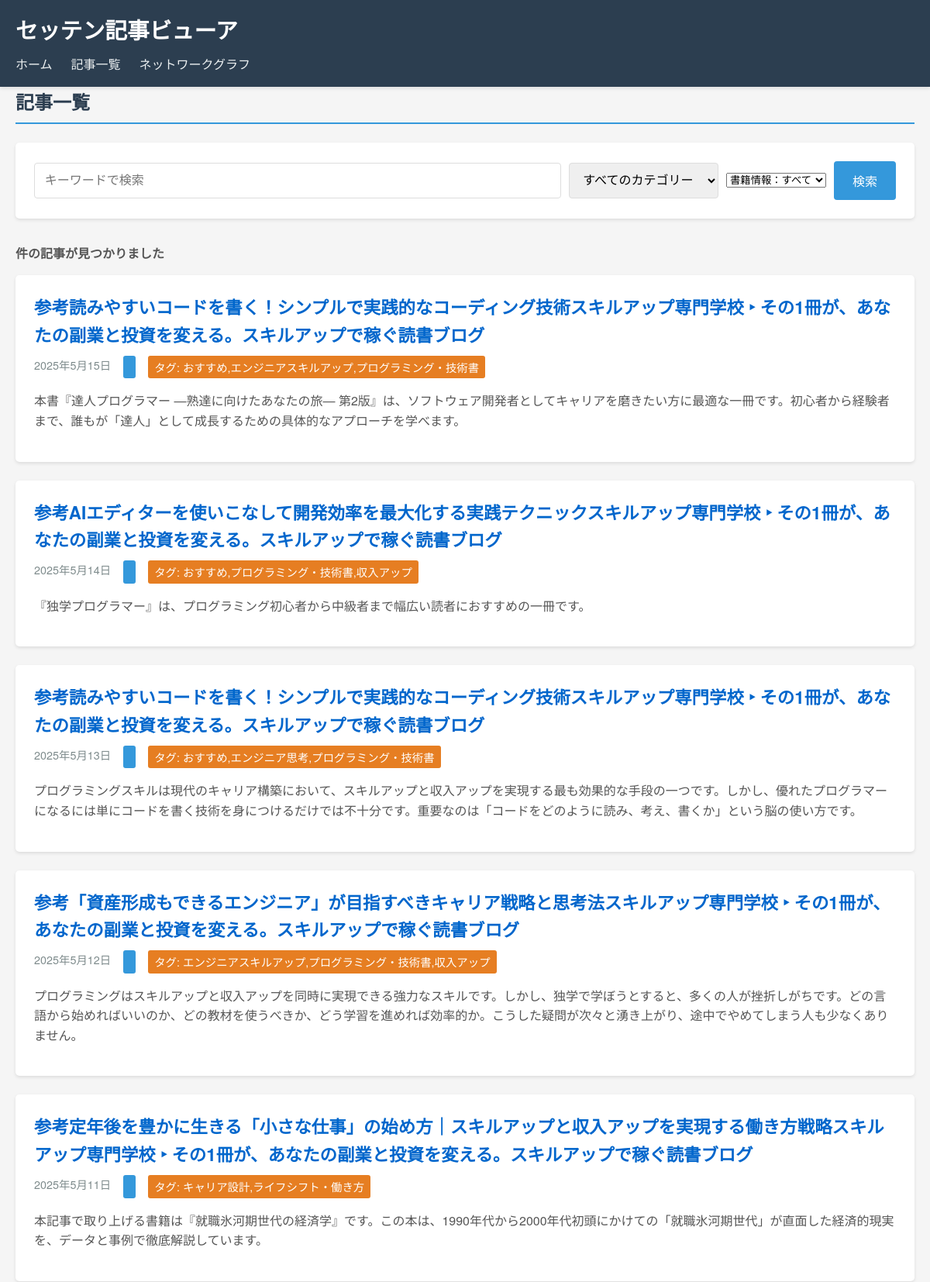
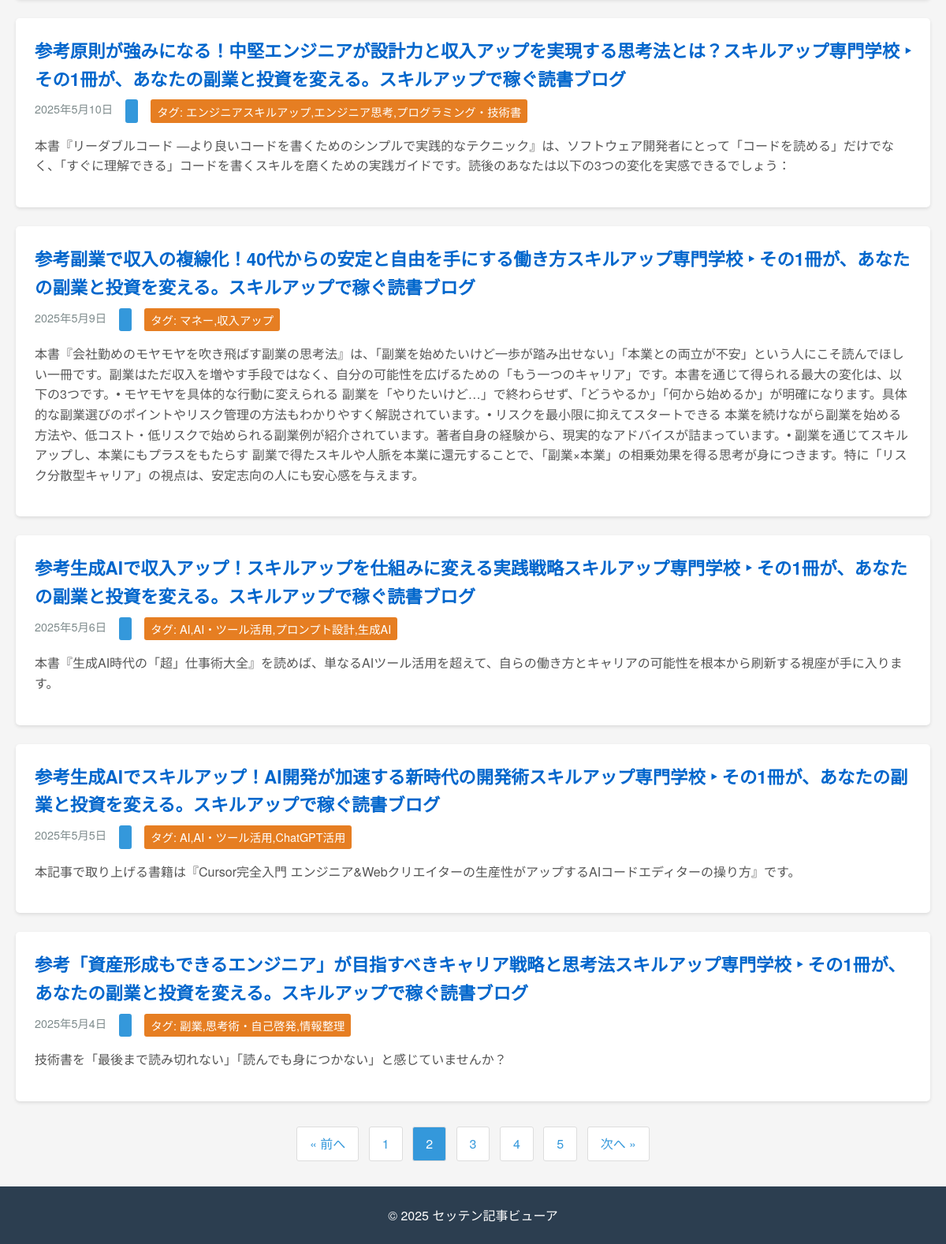
/articles/?page=2, run on the app's committed database (2 pictures, top to bottom).
### articles/models.py (models this page shows, shortened)
class Article(models.Model):
    id = models.AutoField(primary_key=True)
    title = models.CharField(max_length=500, null=True, verbose_name='タイトル')
    url = models.URLField(unique=True, null=True, verbose_name='URL')
    post_date = models.DateField(null=True, blank=True, verbose_name='投稿日')
    updated_date = models.DateField(null=True, blank=True, verbose_name='更新日')
    content_intro = models.TextField(blank=True, null=True, verbose_name='導入文')
    category = models.ForeignKey(Category, null=True, blank=True, on_delete=models.SET_NULL,
                                verbose_name='カテゴリ', related_name='articles')
    tags = models.CharField(max_length=500, blank=True, null=True, verbose_name='タグ')
    headings = models.TextField(blank=True, null=True, verbose_name='見出し')
    book_title = models.CharField(max_length=500, blank=True, null=True, verbose_name='書籍タイトル')
    book_author = models.CharField(max_length=200, blank=True, null=True, verbose_name='著者')
    book_isbn = models.CharField(max_length=13, blank=True, null=True, verbose_name='ISBN')
    book_asin = models.CharField(max_length=10, blank=True, null=True, verbose_name='ASIN')
    word_count = models.IntegerField(default=0, verbose_name='文字数')
    internal_links = models.TextField(blank=True, null=True, verbose_name='内部リンク')
    frequent_words = models.TextField(blank=True, null=True, verbose_name='頻出語')
    broken_links = models.TextField(blank=True, null=True, verbose_name='リンク切れ')
    crawled_at = models.DateTimeField(auto_now_add=True, verbose_name='取得日時')
    class Meta:
        managed = True
        db_table = 'articles'
        ordering = ['-post_date']
        verbose_name = '記事'
        verbose_name_plural = '記事'

### articles/views.py (the view, shortened to what this page needs)
# urls.py: path('articles/', views.article_list, name='article_list'),
def article_list(request):
    parent_categories = Category.objects.filter(parent__isnull=True).order_by('name')
    all_categories = []
    for parent in parent_categories:
        all_categories.append(parent)
        child_categories = Category.objects.filter(parent=parent).order_by('name')
        all_categories.extend(child_categories)
    query = request.GET.get('q', '')
    category_id = request.GET.get('category', '')
    has_book_info = request.GET.get('has_book', '')
    articles = Article.objects.all().order_by('-post_date')
    selected_category = None
    if has_book_info == '1':
        articles = articles.filter(
            Q(book_title__isnull=False, book_title__gt='') |
            Q(book_isbn__isnull=False, book_isbn__gt='') |
            Q(book_asin__isnull=False, book_asin__gt='')
        )
    articles = articles.order_by('-post_date', '-crawled_at')
    paginator = Paginator(articles, 10)  # 1ページあたり10件の記事
    page_number = request.GET.get('page')
    page_obj = paginator.get_page(page_number)
    context = {
        'articles': page_obj,
        'categories': all_categories,
        'query': query,
        'selected_category': selected_category,
        'has_book_info': has_book_info,
        'total_count': articles.count(),  # 検索結果の総数
    }
    return render(request, 'articles/article_list.html', context)

### articles/templates/articles/article_list.html (shortened to what this page needs)
{% extends 'articles/base.html' %}
{% block content %}
    <h2>記事一覧</h2>
    <div class="search-form">
        <form method="get" action="{% url 'articles:article_list' %}">
            <div class="form-group">
                <input type="text" name="q" value="{{ request.GET.q }}" placeholder="キーワードで検索" class="search-input">
                <select name="category" class="category-select">
                    <option value="">すべてのカテゴリー</option>
                </select>
                <select name="has_book" class="book-select">
                    <option value="">書籍情報：すべて</option>
                </select>
                <button type="submit" class="btn">検索</button>
            </div>
        </form>
    </div>
    {% if articles %}
        <div class="articles-count">
            {{ articles.count }} 件の記事が見つかりました
        </div>
        <div class="article-list">
            {% for article in articles %}
                <div class="article-item">
                    <h3><a href="{% url 'articles:article_detail' article.id %}">{{ article.title }}</a></h3>
                    <div class="article-meta">
                        <span class="date">{{ article.post_date|date:"Y年n月j日" }}</span>
                        <span class="category">
                        </span>
                        {% if article.tags %}
                            <span class="tags">
                                タグ: {{ article.tags }}
                            </span>
                        {% endif %}
                    </div>
                    {% if article.content_intro %}
                        <div class="article-intro">
                            {{ article.content_intro|truncatewords:50 }}
                        </div>
                    {% endif %}
                </div>
            {% endfor %}
        </div>
        {% if articles.has_other_pages %}
            <div class="pagination">
                {% if articles.has_previous %}
                    <a href="?page={{ articles.previous_page_number }}">&laquo; 前へ</a>
                {% endif %}
                {% for num in articles.paginator.page_range %}
                    {% if articles.number == num %}
                        <span class="current">{{ num }}</span>
                    {% else %}
                        <a href="?page={{ num }}">{{ num }}</a>
                    {% endif %}
                {% endfor %}
                {% if articles.has_next %}
                    <a href="?page={{ articles.next_page_number }}">次へ &raquo;</a>
                {% endif %}
            </div>
        {% endif %}
    {% else %}
        <p>該当する記事が見つかりませんでした。</p>
    {% endif %}
{% endblock %}

### articles/static/css/style.css (style rules this page uses)
* { box-sizing: border-box; margin: 0; padding: 0; }
body { font-family: 'Helvetica Neue', Arial, 'Hiragino Kaku Gothic ProN', 'Hiragino Sans', Meiryo, sans-serif; line-height: 1.6; color: #333; background-color: #f5f5f5; }
a { color: #0066cc; text-decoration: none; }
h2 { margin-bottom: 1.5rem; color: #2c3e50; border-bottom: 2px solid #3498db; padding-bottom: 0.5rem; }
.search-form { background-color: #fff; padding: 1.5rem; border-radius: 5px; box-shadow: 0 2px 4px rgba(0,0,0,0.1); margin-bottom: 2rem; }
.form-group { display: flex; flex-wrap: wrap; align-items: center; gap: 10px; }
.search-input { flex: 1; padding: 0.8rem; border: 1px solid #ddd; border-radius: 4px; font-size: 1rem; min-width: 200px; }
.category-select { padding: 0.8rem; border: 1px solid #ddd; border-radius: 4px; font-size: 1rem; min-width: 150px; }
.btn { background-color: #3498db; color: white; border: none; padding: 0.8rem 1.5rem; border-radius: 4px; cursor: pointer; font-size: 1rem; transition: background-color 0.2s; }
.articles-count { margin-bottom: 1rem; font-weight: bold; color: #555; }
.article-item { background-color: white; padding: 1.5rem; border-radius: 5px; box-shadow: 0 2px 4px rgba(0,0,0,0.1); margin-bottom: 1.5rem; }
.article-item h3 { margin-bottom: 0.5rem; font-size: 1.4rem; color: #2c3e50; }
.article-meta { display: flex; gap: 1rem; margin-bottom: 1rem; font-size: 0.9rem; color: #7f8c8d; }
.category { background-color: #3498db; color: white; padding: 0.2rem 0.5rem; border-radius: 3px; }
.article-intro { color: #555; margin-bottom: 1rem; }
.pagination { margin: 2rem 0; text-align: center; }
.pagination a, .pagination span { display: inline-block; padding: 0.5rem 1rem; margin: 0 0.25rem; border: 1px solid #ddd; border-radius: 3px; }
.pagination a { background-color: white; color: #3498db; }
.pagination span.current { background-color: #3498db; color: white; }
.tags { background-color: #e67e22; color: white; padding: 0.2rem 0.5rem; border-radius: 3px; margin-right: 0.5rem; }

### data on the page
Article: title "参考読みやすいコードを書く！シンプルで実践的なコーディング技術スキルアップ専門学校 ‣ その1冊が、あなたの副業と投資を変える。スキルアップで稼ぐ読書ブログ", post_date "2025年5月15日", tags "おすすめ,エンジニアスキルアップ,プログラミング・技術書", content_intro "本書『達人プログラマー ―熟達に向けたあなたの旅― 第2版』は、ソフトウェア開発者としてキャリアを磨きたい方に最適な一冊です。初心者から経験者まで、誰もが「達人」として成長するための具体的なアプローチを学べます。"
Article: title "参考AIエディターを使いこなして開発効率を最大化する実践テクニックスキルアップ専門学校 ‣ その1冊が、あなたの副業と投資を変える。スキルアップで稼ぐ読書ブログ", post_date "2025年5月14日", tags "おすすめ,プログラミング・技術書,収入アップ", content_intro "『独学プログラマー』は、プログラミング初心者から中級者まで幅広い読者におすすめの一冊です。"
Article: title "参考読みやすいコードを書く！シンプルで実践的なコーディング技術スキルアップ専門学校 ‣ その1冊が、あなたの副業と投資を変える。スキルアップで稼ぐ読書ブログ", post_date "2025年5月13日", tags "おすすめ,エンジニア思考,プログラミング・技術書", content_intro "プログラミングスキルは現代のキャリア構築において、スキルアップと収入アップを実現する最も効果的な手段の一つです。しかし、優れたプログラマーになるには単にコードを書く技術を身につけるだけでは不十分です。重要なのは「コードをどのように読み、考え、書くか」という脳の使い方です。"
Article: title "参考「資産形成もできるエンジニア」が目指すべきキャリア戦略と思考法スキルアップ専門学校 ‣ その1冊が、あなたの副業と投資を変える。スキルアップで稼ぐ読書ブログ", post_date "2025年5月12日", tags "エンジニアスキルアップ,プログラミング・技術書,収入アップ", content_intro "プログラミングはスキルアップと収入アップを同時に実現できる強力なスキルです。しかし、独学で学ぼうとすると、多くの人が挫折しがちです。どの言語から始めればいいのか、どの教材を使うべきか、どう学習を進めれば効率的か。こうした疑問が次々と湧き上がり、途中でやめてしまう人も少なくありません。"
Article: title "参考定年後を豊かに生きる「小さな仕事」の始め方｜スキルアップと収入アップを実現する働き方戦略スキルアップ専門学校 ‣ その1冊が、あなたの副業と投資を変える。スキルアップで稼ぐ読書ブログ", post_date "2025年5月11日", tags "キャリア設計,ライフシフト・働き方", content_intro "本記事で取り上げる書籍は『就職氷河期世代の経済学』です。この本は、1990年代から2000年代初頭にかけての「就職氷河期世代」が直面した経済的現実を、データと事例で徹底解説しています。"
Article: title "参考原則が強みになる！中堅エンジニアが設計力と収入アップを実現する思考法とは？スキルアップ専門学校 ‣ その1冊が、あなたの副業と投資を変える。スキルアップで稼ぐ読書ブログ", post_date "2025年5月10日", tags "エンジニアスキルアップ,エンジニア思考,プログラミング・技術書", content_intro "本書『リーダブルコード ―より良いコードを書くためのシンプルで実践的なテクニック』は、ソフトウェア開発者にとって「コードを読める」だけでなく、「すぐに理解できる」コードを書くスキルを磨くための実践ガイドです。読後のあなたは以下の3つの変化を実感できるでしょう："
Article: title "参考副業で収入の複線化！40代からの安定と自由を手にする働き方スキルアップ専門学校 ‣ その1冊が、あなたの副業と投資を変える。スキルアップで稼ぐ読書ブログ", post_date "2025年5月9日", tags "マネー,収入アップ", content_intro "本書『会社勤めのモヤモヤを吹き飛ばす副業の思考法』は、「副業を始めたいけど一歩が踏み出せない」「本業との両立が不安」という人にこそ読んでほしい一冊です。副業はただ収入を増やす手段ではなく、自分の可能性を広げるための「もう一つのキャリア」です。本書を通じて得られる最大の変化は、以下の3つです。• モヤモヤを具体的な行動に変えられる 副業を「やりたいけど…」で終わらせず、「どうやるか」「何から始めるか」が明確になります。具体的な副業選びのポイントやリスク管理の方法もわかりやすく解説されています。• リスクを最小限に抑えてスタートできる 本業を続けながら副業を始める方法や、低コスト・低リスクで始められる副業例が紹介されています。著者自身の経験から、現実的なアドバイスが詰まっています。• 副業を通じてスキルアップし、本業にもプラスをもたらす 副業で得たスキルや人脈を本業に還元することで、「副業×本業」の相乗効果を得る思考が身につきます。特に「リスク分散型キャリア」の視点は、安定志向の人にも安心感を与えます。"
Article: title "参考生成AIで収入アップ！スキルアップを仕組みに変える実践戦略スキルアップ専門学校 ‣ その1冊が、あなたの副業と投資を変える。スキルアップで稼ぐ読書ブログ", post_date "2025年5月6日", tags "AI,AI・ツール活用,プロンプト設計,生成AI", content_intro "本書『生成AI時代の「超」仕事術大全』を読めば、単なるAIツール活用を超えて、自らの働き方とキャリアの可能性を根本から刷新する視座が手に入ります。"
Article: title "参考生成AIでスキルアップ！AI開発が加速する新時代の開発術スキルアップ専門学校 ‣ その1冊が、あなたの副業と投資を変える。スキルアップで稼ぐ読書ブログ", post_date "2025年5月5日", tags "AI,AI・ツール活用,ChatGPT活用", content_intro "本記事で取り上げる書籍は『Cursor完全入門 エンジニア&Webクリエイターの生産性がアップするAIコードエディターの操り方』です。"
Article: title "参考「資産形成もできるエンジニア」が目指すべきキャリア戦略と思考法スキルアップ専門学校 ‣ その1冊が、あなたの副業と投資を変える。スキルアップで稼ぐ読書ブログ", post_date "2025年5月4日", tags "副業,思考術・自己啓発,情報整理", content_intro "技術書を「最後まで読み切れない」「読んでも身につかない」と感じていませんか？"

### other printed values
{{ num }} "1" "3" "4" "5"
{{ num }} "2"
